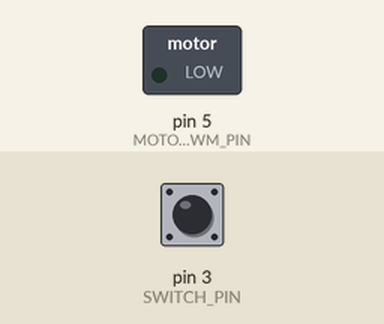
This sketch was run on a simulated Arduino Uno, built with avr-gcc and run on an emulated ATmega328P. On the bench: switched loads named in the sketch (green lamp = pin HIGH). The inputs (shaded band) are chosen by the test bench; at power-on: pin 3 (SWITCH_PIN) HIGH. Random numbers use the default seed unless the sketch sets one.

Above: at 1.2 s.
1.3 s: pin 3 (SWITCH_PIN) pulled LOW for 0.15 s
At 2.3 s:
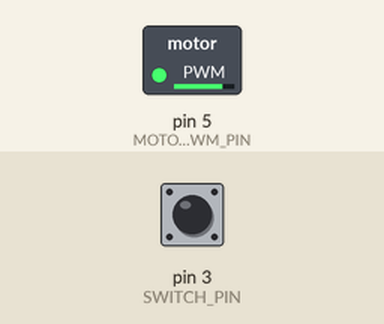
4.4 s: pin 3 (SWITCH_PIN) pulled LOW for 1 s
At 7.9 s:
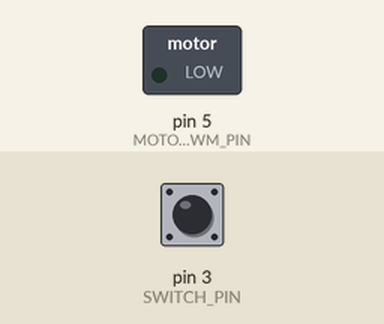
8.4 s: pin 3 (SWITCH_PIN) pulled LOW for 3.2 s
At 8.9 s:
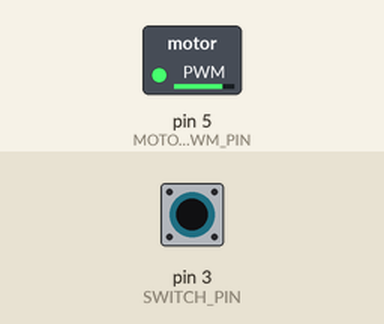
Timing chart, 0 to 12.3 s (numbered marks = the images above; inputs shaded):
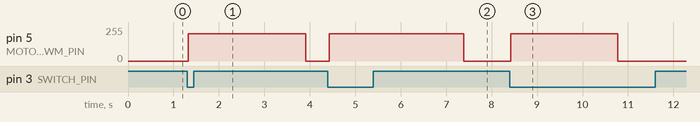

Measured:
- after the input at 1.3 s, pin 5 (MOTOR_PWM_PIN): 0/255 → 204/255 at once, → 0/255 2.6 s later
- after the input at 4.4 s, pin 5 (MOTOR_PWM_PIN): 0/255 → 204/255 at once, → 0/255 3.0 s later
- after the input at 8.4 s, pin 5 (MOTOR_PWM_PIN): 0/255 → 204/255 at once, → 0/255 2.4 s later

The sketch:

random_spinner.ino
```cpp
// PINS

// pin for the switch (input)
const uint8_t SWITCH_PIN = 3;

// pin for the motor PWM (output)
const uint8_t MOTOR_PWM_PIN = 5;


// MOTOR CONTROL

// Motor active flag
bool motorActive = false;

// Duty cycle of 80%
const uint8_t DUTY_80PC = 204;

// Motor on time (minimum)
const unsigned long ON_MIN_MS = 2000;

// Motor on time (maximum)
const unsigned long ON_MAX_MS = 3000;

// Random on time generator for motor
unsigned long randomOnTime(){
  return (unsigned long) random((long)ON_MIN_MS, (long)ON_MAX_MS + 1L);
}


// SWITCH TIMING AND DEBOUNCE

// Scheduled off at time
unsigned long motorOffAt = 0;

// Debounce time in milliseconds
const unsigned long DEBOUNCE_MS = 25;

// Last switch reading (default to HIGH)
int lastSwitchReading = HIGH;

// Stable switch reading (default to HIGH)
int stableSwitchReading = HIGH;

// Last switch change time (start at 0)
unsigned long lastChangeTime = 0;


// SETUP

void setup() {
  // Seed RNG from floating analogue pin 0
  randomSeed(analogRead(A0));

  // CONFIGURE PINS

  // Pin to switch (connected to GND) - pulled-up
  pinMode(SWITCH_PIN, INPUT_PULLUP);

  // Pin to transistor base (output)
  pinMode(MOTOR_PWM_PIN, OUTPUT);

  // Start with motor OFF
  analogWrite(MOTOR_PWM_PIN, 0);

  // INITIALISE TIMING
  lastChangeTime = millis();
  lastSwitchReading = digitalRead(SWITCH_PIN);
  stableSwitchReading = lastSwitchReading;
}

// LOOP

void loop() {
  // Take time now
  unsigned long now = millis();

  // Read current switch
  int currentSwitchReading = digitalRead(SWITCH_PIN);

  // If the current switch reading is different to before, take the new time and reading
  if (currentSwitchReading != lastSwitchReading){
    lastChangeTime = now;
    lastSwitchReading = currentSwitchReading;
  }

  // If the switch reading has not changed for a while, accept it
  if ((now - lastChangeTime) >= DEBOUNCE_MS){

    // Only accept it if it's different to the existing stable switch reading
    if (lastSwitchReading != stableSwitchReading){
      stableSwitchReading = lastSwitchReading;

      // Turn the motor on if the stable switch reading is LOW (and the motor is OFF already)
      if (stableSwitchReading == LOW && motorActive == false){
        // Turn on the motor
        analogWrite(MOTOR_PWM_PIN, DUTY_80PC);

        // Set the motor active flag to true
        motorActive = true;

        // Time motor should turn off
        motorOffAt = now + randomOnTime();
      }
    }
  }

  // Turn off the motor if sufficient time has passed (and motor is ON currently)
  if (now > motorOffAt && motorActive == true){
    // Turn off the motor
    analogWrite(MOTOR_PWM_PIN, 0);

    // Set the active motor flag to false
    motorActive = false;
  }

}
```
